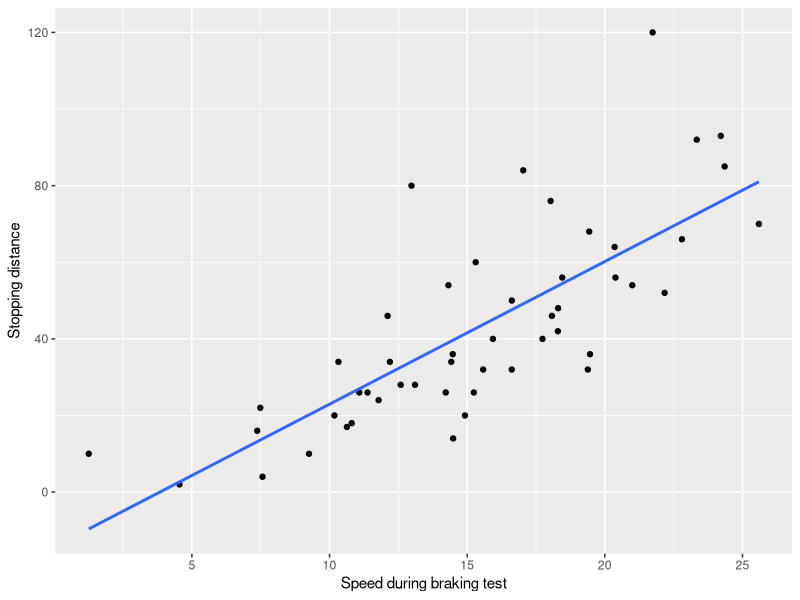
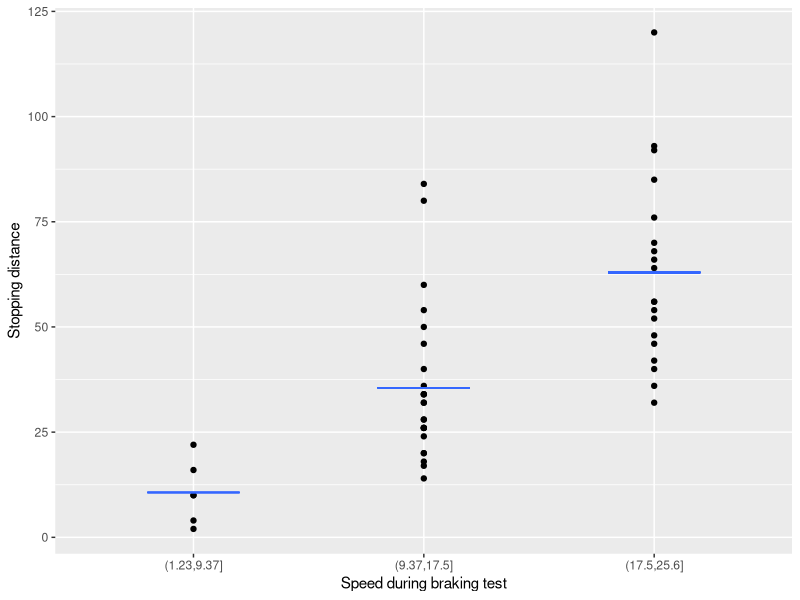
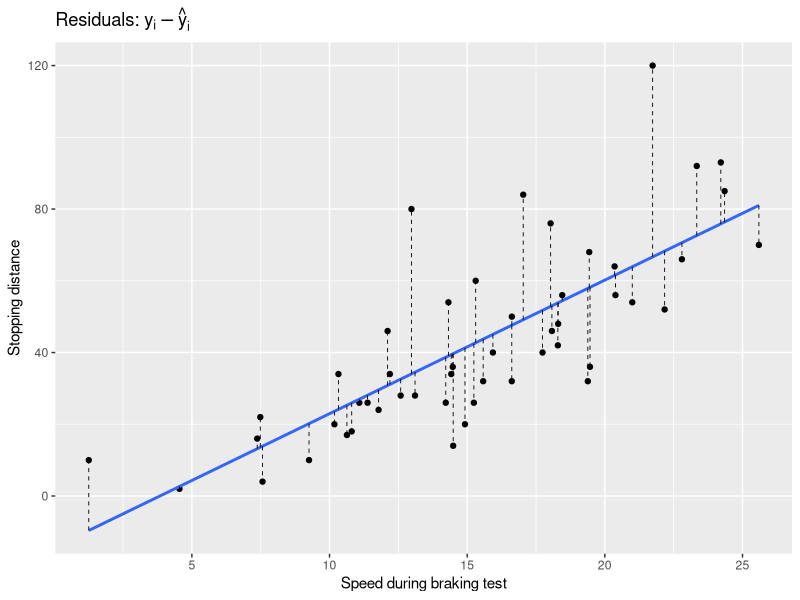

Reproduce these figures in R, in order. (Note: this script raises an error after producing the figures.)
## ---- chunk 1
knitr::opts_chunk$set(echo = FALSE,
                      fig.height = 4,
                      fig.width = 8/3*2)
## ---- chunk 2
#| label: lm-ex1
library(tidyverse)

set.seed(10086)
cars_2 <- cars
cars_2$speed <- cars_2$speed + rnorm(50) 

lm_pred_1 <- lm(dist ~ speed, data = cars_2) |>
  predict()
p1 <- ggplot(cars_2) +
  geom_point(aes(speed, dist)) +
  geom_smooth(aes(speed, dist), method = "lm", se = FALSE) +
  xlab("Speed during braking test") +
  ylab("Stopping distance")

lm_pred_2 <- lm(dist ~ cut(speed, breaks = 3), data = cars_2) |>
  predict()
p2 <- ggplot(cars_2) +
  geom_point(aes(cut(speed, breaks = 3), dist)) +
  geom_linerange(aes(xmin = as.integer(cut(speed, breaks = 3)) - 0.2,
                     xmax = as.integer(cut(speed, breaks = 3)) + 0.2, 
                     y = lm_pred_2),
                 color = "#3366FF") +
  xlab("Speed during braking test") +
  ylab("Stopping distance")
## ---- chunk 3
p1
## ---- chunk 4
p2
## ---- chunk 5
p1 +
  geom_segment(aes(x = speed, xend = speed, y = lm_pred_1, yend = dist),
               linetype = 2, linewidth = 0.3) +
  ggtitle(expression("Residuals:"~y[i] - hat(y)[i]))
## ---- chunk 6
if (!interactive()) {
  ojs_define(cars_2)  
}
## ---- chunk 7
ggplot(cars) +
  geom_point(aes(speed, as.integer(dist > 30), col = dist > 30)) +
  geom_smooth(aes(speed, as.integer(dist > 30)), method = "lm", se = FALSE) +
  ylab("Pr(Expensive purchase)") +
  xlab("Income (per 1,000 AUD)") +
  labs(col = "Purchased?")
## ---- chunk 8
set.seed(10086)
cars_3 <- tibble(x = rep(cars$speed/10, 4) + abs(rnorm(200)),
       y = rpois(200, lambda = 5 - x))
lm_mod <- lm(y ~ x, data = cars_3)

p1 <- ggplot() +
  geom_point(data = cars_3, aes(x, y)) +
  geom_line(data = NULL, aes(seq(max(cars_3$x), 7, 0.1), predict(lm_mod, data.frame(x = seq(max(cars_3$x), 7, 0.1)))), col = "#3366FF", linetype = 2, linewidth = 1) +
  geom_smooth(data = cars_3, aes(x, y), method = "lm", se = FALSE) +
  xlab("Price (AUD)") +
  ylab("Number of items sold")

p2 <- ggplot() +
  geom_vline(xintercept = 0) +
  geom_line(aes(resid(lm_mod), dnorm(resid(lm_mod, mean = 0, sd = sd(resid(lm_mod)))), col = "Normal distribution")) +
  geom_density(aes(resid(lm_mod), col = "Residual density"), key_glyph = "path") +
  xlab("Residuals") +
  ylab("Probability density") +
  labs(col = "Curve type")

if (!interactive()) {
  ojs_define(cars_3)  
}

patchwork::wrap_plots(p1, p2)
## ---- chunk 9
dr <- round(glm(y ~ 1, family = "poisson", data = cars_3)$deviance, 3)
dr_df <- glm(y ~ 1, family = "poisson", data = cars_3)$df.residual
dm <- round(glm(y ~ x, family = "poisson", data = cars_3)$deviance, 3)
dm_df <- glm(y ~ x, family = "poisson", data = cars_3)$df.residual
